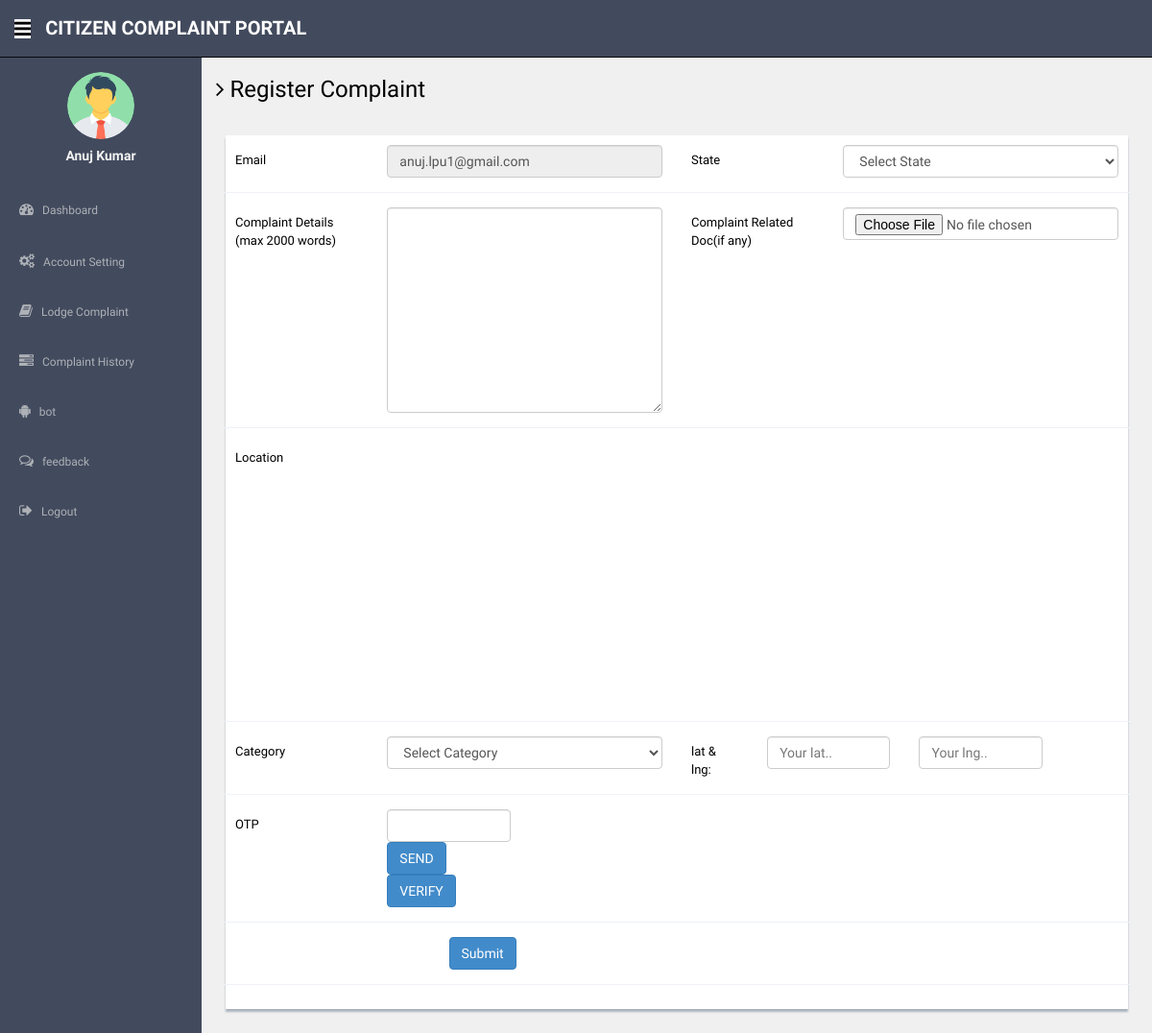
/register-complaint.php (signed in), run on the app's committed database.
### tables this page shows
CREATE TABLE `users` (
  `id` int(11) NOT NULL,
  `fullName` varchar(255) DEFAULT NULL,
  `userEmail` varchar(255) DEFAULT NULL,
  `password` varchar(255) DEFAULT NULL,
  `contactNo` bigint(11) DEFAULT NULL,
  `address` tinytext DEFAULT NULL,
  `State` varchar(255) DEFAULT NULL,
  `country` varchar(255) DEFAULT NULL,
  `pincode` int(6) DEFAULT NULL,
  `userImage` varchar(255) DEFAULT NULL,
  `regDate` timestamp NOT NULL DEFAULT current_timestamp(),
  `updationDate` timestamp NULL DEFAULT NULL,
  `status` int(1) DEFAULT NULL
);

### register-complaint.php (the view, shortened to what this page needs)
<?php
include('includes/config.php');
if (strlen($_SESSION['login']) == 0) {
  header('location:index.php');
} else {
?>
  <!DOCTYPE html>
  <html lang="en">
  <head>
    <link href="assets/css/bootstrap.css" rel="stylesheet">
    <link href="assets/font-awesome/css/font-awesome.css" rel="stylesheet" />
    <link rel="stylesheet" type="text/css" href="assets/js/bootstrap-datepicker/css/datepicker.css" />
    <link rel="stylesheet" type="text/css" href="assets/js/bootstrap-daterangepicker/daterangepicker.css" />
    <link href="assets/css/style.css" rel="stylesheet">
    <link href="assets/css/style-responsive.css" rel="stylesheet">
    <link href='https://api.tiles.mapbox.com/mapbox-gl-js/v0.48.0/mapbox-gl.css' rel='stylesheet' />
    <link rel='stylesheet' href='https://api.mapbox.com/mapbox-gl-js/plugins/mapbox-gl-geocoder/v2.3.0/mapbox-gl-geocoder.css' type='text/css' />
  </head>
  <body>
    <section id="container">
      <?php include("includes/header.php"); ?>
      <?php include("includes/sidebar.php"); ?>
      <section id="main-content">
        <section class="wrapper">
          <h3><i class="fa fa-angle-right"></i> Register Complaint</h3>
          <div class="row mt">
            <div class="col-lg-12">
              <div class="form-panel">
                <form class="form-horizontal style-form" method="post" name="complaint" enctype="multipart/form-data" onsubmit="return submitForm();">
                  <?php
                  $query = mysqli_query($con, "select * from users where userEmail='" . $_SESSION['login'] . "'");
                  while ($row = mysqli_fetch_array($query)) { ?>
                    <div class="form-group">
                      <label class="col-sm-2 col-sm-2 control-label">Email</label>
                      <div class="col-sm-4">
                        <input type="email" name="useremail" required="required" value="<?php echo htmlentities($row['userEmail']); ?>" class="form-control" readonly>
                      <?php } ?>
                      </div>
                      <label class="col-sm-2 col-sm-2 control-label">State</label>
                      <div class="col-sm-4">
                        <select name="state" required="required" class="form-control">
                          <option value="">Select State</option>
                        </select>
                      </div>
                    </div>
                    <div class="form-group">
                      <label class="col-sm-2 col-sm-2 control-label">Complaint Details (max 2000 words) </label>
                      <div class="col-sm-4">
                        <textarea name="complaindetails" required="required" cols="10" rows="10" class="form-control" maxlength="2000"></textarea>
                      </div>
                      <label class="col-sm-2 col-sm-2 control-label">Complaint Related Doc(if any) </label>
                      <div class="col-sm-4">
                        <input type="file" name="compfile" class="form-control" value="">
                      </div>
                    </div>
                    <div class="form-group">
                      <label class="col-sm-2 col-sm-2 control-label">Location</label>
                      <div class="col-md-6" id="map">
                      </div>
                    </div>
                    <div class="form-group">
                      <label class="col-sm-2 col-sm-2 control-label">Category</label>
                      <div class="col-sm-4">
                        <select name="category" id="category" class="form-control" onChange="getCat(this.value);" required="">
                          <option value="">Select Category</option>
                        </select>
                      </div>
                      <label class="col-sm-1 control-label">lat & lng:</label>
                      <div class="col-sm-2">
                        <input type="text" class="form-control" id="lat" name="lat" placeholder="Your lat..">
                      </div>
                      <div class="col-sm-2">
                      <input type="text" class="form-control" id="lng" name="lng" placeholder="Your lng..">
                      </div>
                    </div>
                    <?php $query = mysqli_query($con, "select * from users where userEmail='" . $_SESSION['login'] . "'");
                    while ($row = mysqli_fetch_array($query)) {
                    ?>
                      <div class="form-group">
                        <label class="col-sm-2 col-sm-2 control-label">OTP</label>
                        <div class="col-sm-2">
                          <input type="text" name="otp" id="otp" maxlength="6" class="form-control" required>
                          <button class="btn btn-primary" onclick="sendOTP()" >SEND</button>
                          <button class="btn btn-primary" onclick="verifyOTP()">VERIFY</button>
                        </div>
                      </div>
                    <?php } ?>
                        <div class="form-group">
                          <div class="col-sm-10" style="padding-left:25%;">
                            <button type="submit" name="submit" class="btn btn-primary" id="submitBtn">Submit</button>
                          </div>
                        </div>
                </form>
              </div>
            </div>
          </div>
        </section>
      </section>
    </section>
  </body>
  </html>
<?php } ?>

### includes/sidebar.php (shortened to what this page needs)
<aside>
          <div id="sidebar"  class="nav-collapse">
              <ul class="sidebar-menu" id="nav-accordion">
              <?php $query=mysqli_query($con,"select fullName,userImage from users where userEmail='".$_SESSION['login']."'");
 while($row=mysqli_fetch_array($query))
 {
 ?>
                  <p class="centered"><a href="profile.php">
<?php $userphoto=$row['userImage'];
if($userphoto==""):
?>
<img src="userimages/noimage.png"  class="img-circle" width="70" height="70" >
<?php else:?>
  <img src="userimages/<?php echo htmlentities($userphoto);?>" class="img-circle" width="70" height="70">
<?php endif;?>
</a>
</p>
                  <h5 class="centered"><?php echo htmlentities($row['fullName']);?></h5>
                  <?php } ?>
                  <li class="mt">
                      <a href="dashboard.php">
                          <i class="fa fa-dashboard"></i>
                          <span>Dashboard</span>
                      </a>
                  </li>
                  <li class="sub-menu">
                      <a href="javascript:;" >
                          <i class="fa fa-cogs"></i>
                          <span>Account Setting</span>
                      </a>
                  </li>
                  <li class="sub-menu">
                      <a href="register-complaint.php" >
                          <i class="fa fa-book"></i>
                          <span>Lodge Complaint</span>
                      </a>
                    </li>
                  <li class="sub-menu">
                      <a href="complaint-history.php" >
                          <i class="fa fa-tasks"></i>
                          <span>Complaint History</span>
                      </a>
                  </li>
                 <li class="sub-menu">
                    <a href="bot.php">
                    <i class="fa fa-android" aria-hidden="true"></i>
                        <span> bot</span>
                    </a>
                 </li>
                 <li class="sub-menu">
                    <a href="feedback.php">
                    <i class="fa fa-comments-o" aria-hidden="true"></i>
                        <span> feedback</span>
                    </a>
                 </li>
                 <li class="sub-menu">
                      <a href="logout.php" >
                          <i class="fa fa-sign-out"></i>
                          <span>Logout</span>
                      </a>
                  </li>
              </ul>
          </div>
      </aside>

### assets/css/style.css (style rules this page uses)
body { color: #000000; background: #ebebebb8; font-family: 'Ruda', sans-serif; padding: 0px !important; margin: 0px !important; font-size:13px; }
ul li { list-style: none; }
a, a:hover, a:focus { text-decoration: none; outline: none; }
#container { width: 100%; height: 100%; }
.centered { text-align: center; }
.mt { margin-top: 25px; }
#sidebar { width: 210px; height: 100%; position: fixed; background: #424a5d; }
#sidebar h5 { color: #f2f2f2; font-weight: 700; }
#sidebar ul li { position: relative; }
ul.sidebar-menu , ul.sidebar-menu li ul.sub { margin: -2px 0 0; padding: 0; }
ul.sidebar-menu { margin-top: 75px; }
ul.sidebar-menu li { margin-bottom: 5px; margin-left:10px; margin-right:10px; }
ul.sidebar-menu li.sub-menu { line-height: 15px; }
ul.sidebar-menu li a span { display: inline-block; }
ul.sidebar-menu li a { color: #aeb2b7; text-decoration: none; display: block; padding: 15px 0 15px 10px; font-size: 12px; outline: none; -webkit-transition: all 0.3s ease; -moz-transition: all 0.3s ease; -o-transition: all 0.3s ease; -ms-transition: all 0.3s ease; transition: all 0.3s ease; }
ul.sidebar-menu li a i { font-size: 15px; padding-right: 6px; }
#main-content { margin-left: 210px; }
.wrapper { display: inline-block; margin-top: 60px; padding-left: 15px; padding-right: 15px; padding-bottom: 15px; padding-top: 0px; width: 100%; }
.form-panel { background: #ffffff; margin: 10px; padding: 10px; box-shadow: 0px 3px 2px #aab2bd; text-align: left; }
label { font-weight: 400; }
.form-horizontal.style-form .form-group { border-bottom: 1px solid #eff2f7; padding-bottom: 15px; margin-bottom: 15px; }
@media (min-width: 768px) { .form-horizontal .control-label { text-align: left; } }

### register-complaint.php (style rules this page uses)
#map { height: 275px; }

### data on the page
users: userImage (picture), fullName "Anuj Kumar", useremail "anuj.lpu1@gmail.com"
